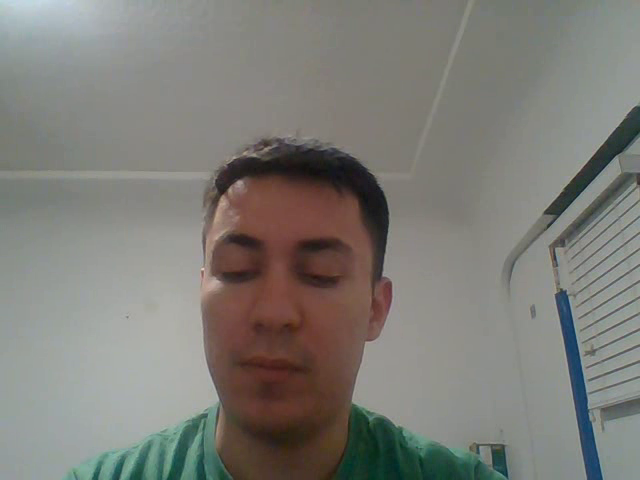
#> input picture frame 28 of opencv_temel_islemler/live.avi, 640 x 480 px
$ python renk_uzayi_video.py
#> lines starting #> are read from the running program, lines starting #| are printed output that depends on the picture
import cv2

cap=cv2.VideoCapture("live.avi")

while True:
    ret,frame=cap.read() # ret video bitince false u dondurur, frame ise o anki ekrani alir
#> frame is the input picture: shape (480, 640, 3); mean B, G, R 119.4, 124.9, 126
    if ret==False:
        break
    frame=cv2.cvtColor(frame,cv2.COLOR_BGR2GRAY)
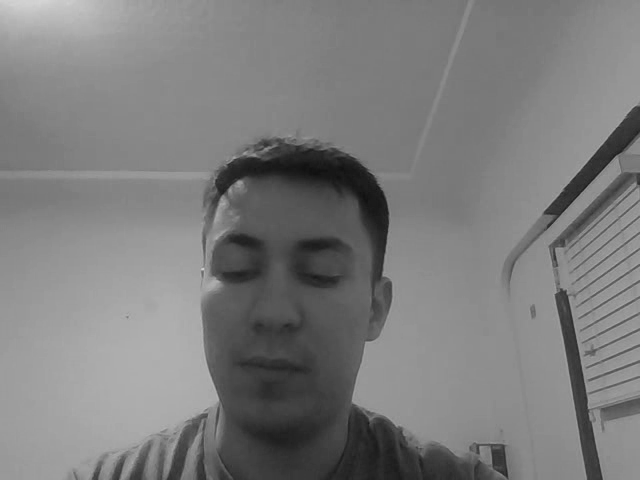
#> frame: shape (480, 640); min 16, max 212, mean 124.6
    cv2.imshow("live",frame)
    if cv2.waitKey(30) & 0xFF==ord("q"):
#> (key q is pressed here)
        break

cap.release()
cv2.destroyAllWindows()

$ run again, starting later in the video
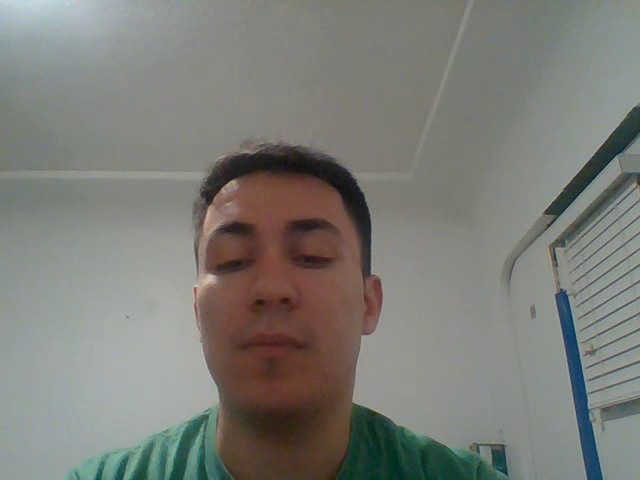
#> input picture frame 128 of opencv_temel_islemler/live.avi, 640 x 480 px
#> frame is the input picture: shape (480, 640, 3); mean B, G, R 119.9, 125.4, 125
#> `frame=cv2.cvtColor(frame,cv2.COLOR_BGR2GRAY)`:
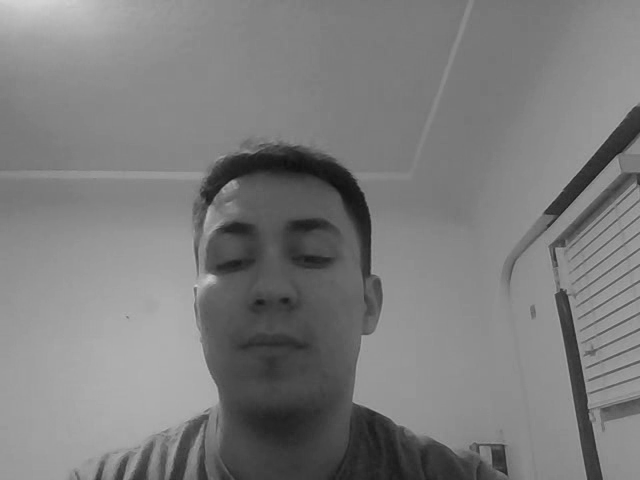
#> frame: shape (480, 640); min 14, max 211, mean 124.6

$ run again, starting later in the video
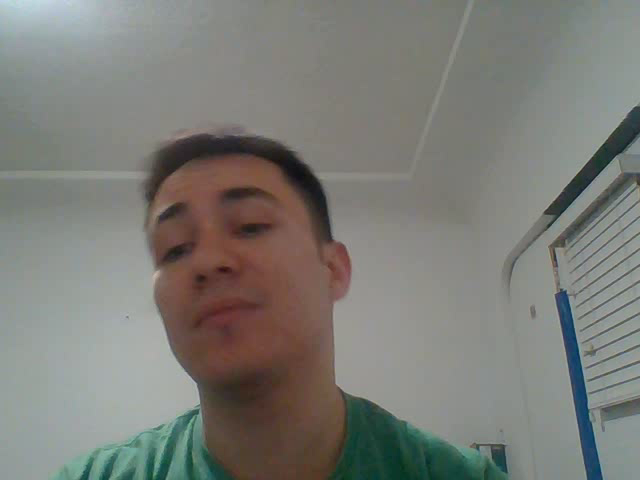
#> input picture frame 228 of opencv_temel_islemler/live.avi, 640 x 480 px
#> frame is the input picture: shape (480, 640, 3); mean B, G, R 119, 124.4, 124.1
#> `frame=cv2.cvtColor(frame,cv2.COLOR_BGR2GRAY)`:
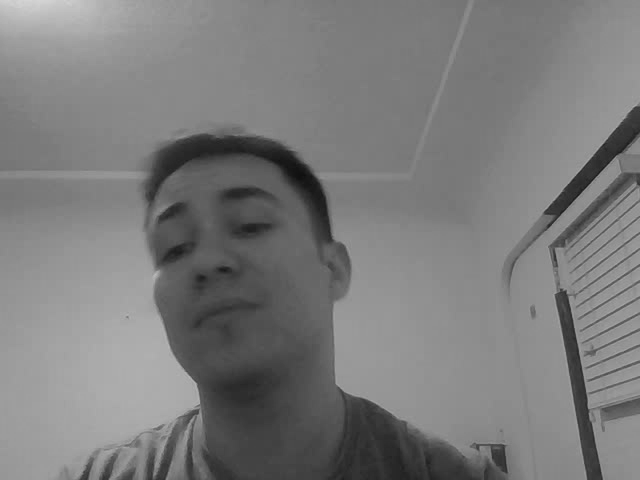
#> frame: shape (480, 640); min 14, max 213, mean 123.7
